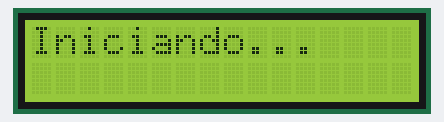
The sketch below on a simulated ESP32. Shown: 16×2 character LCD. WiFi joins after 1.5 s; servers stay silent unless stated; uploads are accepted with an empty reply; the camera gives no picture; what the sketch prints to the serial monitor is not drawn.

Above: at 0.1 s.
At 2.2 s:
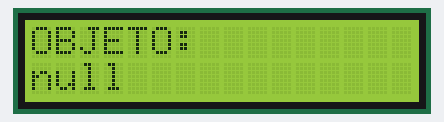

The sketch:

CameraWebServer.ino
```cpp
// Biblioteca da câmera ESP32-CAM
#include "esp_camera.h"
// Biblioteca Wi‑Fi
#include <WiFi.h>
// Biblioteca para requisições HTTP
#include <HTTPClient.h>
// Biblioteca para trabalhar com JSON
#include <ArduinoJson.h>
// Biblioteca do display LCD I2C
#include <LiquidCrystal_I2C.h>
// Comunicação I2C
#include <Wire.h>


// LCD ligado:
// SDA -> IO14
// SCL -> IO15
// (na simulação usei D14 e D15)


// ======================
// CONFIGURAÇÃO DO WIFI
// ======================
const char* ssid = "INTERNET QUARTO 2G";
const char* password = "252423@@";


// ======================
// IP DO SERVIDOR PYTHON
// ======================
// Endereço do notebook rodando Flask + YOLO
String servidor = "http://192.168.1.33:5000/detectar";


// ======================
// CONFIGURAÇÃO LCD
// ======================
// Endereço I2C 0x27
// Display 16 colunas e 2 linhas
LiquidCrystal_I2C lcd(0x27, 16, 2);


// ======================
// MODELO DA CAMERA
// ======================
#define CAMERA_MODEL_AI_THINKER
#include "camera_pins.h"


// ===================================================
// SETUP → executa apenas uma vez ao ligar o ESP32
// ===================================================
void setup() {

  // Inicia monitor serial
  Serial.begin(115200);


  // ======================
  // CONFIGURAÇÃO DO LCD
  // ======================
  Wire.begin(14, 15); // SDA = 14 e SCL = 15

  lcd.init();         // inicia LCD
  lcd.backlight();    // liga luz do LCD

  lcd.setCursor(0, 0);
  lcd.print("Iniciando...");


  // ======================
  // CONEXÃO WIFI
  // ======================
  WiFi.begin(ssid, password);

  Serial.print("Conectando WiFi");

  int tentativas = 0;


  // tenta conectar no Wi‑Fi
  while (WiFi.status() != WL_CONNECTED && tentativas < 30) {
    delay(500);
    Serial.print(".");
    tentativas++;
  }


  // ======================
  // WIFI CONECTADO
  // ======================
  if (WiFi.status() == WL_CONNECTED) {

    Serial.println("");
    Serial.println("WiFi conectado!");

    Serial.print("IP: ");
    Serial.println(WiFi.localIP());

    lcd.clear();
    lcd.print("WiFi OK");

  } else {

    // caso falhe conexão
    Serial.println("");
    Serial.println("Falha no WiFi");

    lcd.clear();
    lcd.print("Falha WiFi");

    return;
  }


  // ======================
  // CONFIGURAÇÃO DA CAMERA
  // ======================
  camera_config_t config;

  // canal do clock da câmera
  config.ledc_channel = LEDC_CHANNEL_0;
  config.ledc_timer = LEDC_TIMER_0;

  // pinos da câmera
  config.pin_d0 = Y2_GPIO_NUM;
  config.pin_d1 = Y3_GPIO_NUM;
  config.pin_d2 = Y4_GPIO_NUM;
  config.pin_d3 = Y5_GPIO_NUM;
  config.pin_d4 = Y6_GPIO_NUM;
  config.pin_d5 = Y7_GPIO_NUM;
  config.pin_d6 = Y8_GPIO_NUM;
  config.pin_d7 = Y9_GPIO_NUM;

  config.pin_xclk = XCLK_GPIO_NUM;
  config.pin_pclk = PCLK_GPIO_NUM;
  config.pin_vsync = VSYNC_GPIO_NUM;
  config.pin_href = HREF_GPIO_NUM;

  config.pin_sccb_sda = SIOD_GPIO_NUM;
  config.pin_sccb_scl = SIOC_GPIO_NUM;

  config.pin_pwdn = PWDN_GPIO_NUM;
  config.pin_reset = RESET_GPIO_NUM;

  // frequência do clock
  config.xclk_freq_hz = 20000000;

  // formato da imagem JPEG
  config.pixel_format = PIXFORMAT_JPEG;


  // resolução da câmera
  config.frame_size = FRAMESIZE_SVGA;

  // qualidade JPEG
  // menor número = melhor qualidade
  config.jpeg_quality = 8;

  // quantidade de buffers
  config.fb_count = 1;


  // inicia câmera
  esp_err_t err = esp_camera_init(&config);


  // verifica erro
  if (err != ESP_OK) {

    Serial.println("Erro camera");

    lcd.clear();
    lcd.print("Erro Camera");

    return;
  }


  // câmera funcionando
  lcd.clear();
  lcd.print("Camera OK");

  Serial.println("Camera OK");
}


// ===================================================
// LOOP → executa infinitamente
// ===================================================
void loop() {


  // ======================
  // VERIFICA WIFI
  // ======================
  if (WiFi.status() != WL_CONNECTED) {

    Serial.println("WiFi caiu!");

    delay(2000);
    return;
  }


  // ======================
  // CAPTURA FOTO
  // ======================
  camera_fb_t *fb = esp_camera_fb_get();

  if (!fb) {

    Serial.println("Erro camera");
    return;
  }


  // ======================
  // ENVIA FOTO PARA IA
  // ======================
  HTTPClient http;

  // conecta ao servidor Flask
  http.begin(servidor);

  // define tipo de conteúdo
  http.addHeader("Content-Type", "image/jpeg");


  // envia imagem JPEG via POST
  int httpResponseCode =
      http.POST(fb->buf, fb->len);


  // mostra código HTTP
  Serial.print("HTTP: ");
  Serial.println(httpResponseCode);


  // ======================
  // RESPOSTA DO SERVIDOR
  // ======================
  if (httpResponseCode > 0) {

    // pega resposta do Flask
    String resposta = http.getString();

    Serial.println(resposta);


    // cria JSON
    DynamicJsonDocument doc(256);

    deserializeJson(doc, resposta);


    // pega nome do objeto
    String objeto = doc["objeto"];


    // ======================
    // MOSTRA NO LCD
    // ======================
    lcd.clear();

    lcd.setCursor(0, 0);
    lcd.print("OBJETO:");

    lcd.setCursor(0, 1);
    lcd.print(objeto);

  } else {

    // erro ao conectar
    Serial.println("Erro servidor");
  }


  // encerra HTTP
  http.end();

  // libera memória da câmera
  esp_camera_fb_return(fb);


  // espera 5 segundos
  delay(5000);
}
```

camera_pins.h
```cpp
#if defined(CAMERA_MODEL_WROVER_KIT)
#define PWDN_GPIO_NUM  -1
#define RESET_GPIO_NUM -1
#define XCLK_GPIO_NUM  21
#define SIOD_GPIO_NUM  26
#define SIOC_GPIO_NUM  27

#define Y9_GPIO_NUM    35
#define Y8_GPIO_NUM    34
#define Y7_GPIO_NUM    39
#define Y6_GPIO_NUM    36
#define Y5_GPIO_NUM    19
#define Y4_GPIO_NUM    18
#define Y3_GPIO_NUM    5
#define Y2_GPIO_NUM    4
#define VSYNC_GPIO_NUM 25
#define HREF_GPIO_NUM  23
#define PCLK_GPIO_NUM  22

#elif defined(CAMERA_MODEL_ESP_EYE)
#define PWDN_GPIO_NUM  -1
#define RESET_GPIO_NUM -1
#define XCLK_GPIO_NUM  4
#define SIOD_GPIO_NUM  18
#define SIOC_GPIO_NUM  23

#define Y9_GPIO_NUM    36
#define Y8_GPIO_NUM    37
#define Y7_GPIO_NUM    38
#define Y6_GPIO_NUM    39
#define Y5_GPIO_NUM    35
#define Y4_GPIO_NUM    14
#define Y3_GPIO_NUM    13
#define Y2_GPIO_NUM    34
#define VSYNC_GPIO_NUM 5
#define HREF_GPIO_NUM  27
#define PCLK_GPIO_NUM  25

#define LED_GPIO_NUM 22

#elif defined(CAMERA_MODEL_M5STACK_PSRAM)
#define PWDN_GPIO_NUM  -1
#define RESET_GPIO_NUM 15
#define XCLK_GPIO_NUM  27
#define SIOD_GPIO_NUM  25
#define SIOC_GPIO_NUM  23

#define Y9_GPIO_NUM    19
#define Y8_GPIO_NUM    36
#define Y7_GPIO_NUM    18
#define Y6_GPIO_NUM    39
#define Y5_GPIO_NUM    5
#define Y4_GPIO_NUM    34
#define Y3_GPIO_NUM    35
#define Y2_GPIO_NUM    32
#define VSYNC_GPIO_NUM 22
#define HREF_GPIO_NUM  26
#define PCLK_GPIO_NUM  21

#elif defined(CAMERA_MODEL_M5STACK_V2_PSRAM)
#define PWDN_GPIO_NUM  -1
#define RESET_GPIO_NUM 15
#define XCLK_GPIO_NUM  27
#define SIOD_GPIO_NUM  22
#define SIOC_GPIO_NUM  23

#define Y9_GPIO_NUM    19
#define Y8_GPIO_NUM    36
#define Y7_GPIO_NUM    18
#define Y6_GPIO_NUM    39
#define Y5_GPIO_NUM    5
#define Y4_GPIO_NUM    34
#define Y3_GPIO_NUM    35
#define Y2_GPIO_NUM    32
#define VSYNC_GPIO_NUM 25
#define HREF_GPIO_NUM  26
#define PCLK_GPIO_NUM  21

#elif defined(CAMERA_MODEL_M5STACK_WIDE)
#define PWDN_GPIO_NUM  -1
#define RESET_GPIO_NUM 15
#define XCLK_GPIO_NUM  27
#define SIOD_GPIO_NUM  22
#define SIOC_GPIO_NUM  23

#define Y9_GPIO_NUM    19
#define Y8_GPIO_NUM    36
#define Y7_GPIO_NUM    18
#define Y6_GPIO_NUM    39
#define Y5_GPIO_NUM    5
#define Y4_GPIO_NUM    34
#define Y3_GPIO_NUM    35
#define Y2_GPIO_NUM    32
#define VSYNC_GPIO_NUM 25
#define HREF_GPIO_NUM  26
#define PCLK_GPIO_NUM  21

#define LED_GPIO_NUM 2

#elif defined(CAMERA_MODEL_M5STACK_ESP32CAM)
#define PWDN_GPIO_NUM  -1
#define RESET_GPIO_NUM 15
#define XCLK_GPIO_NUM  27
#define SIOD_GPIO_NUM  25
#define SIOC_GPIO_NUM  23

#define Y9_GPIO_NUM    19
#define Y8_GPIO_NUM    36
#define Y7_GPIO_NUM    18
#define Y6_GPIO_NUM    39
#define Y5_GPIO_NUM    5
#define Y4_GPIO_NUM    34
#define Y3_GPIO_NUM    35
#define Y2_GPIO_NUM    17
#define VSYNC_GPIO_NUM 22
#define HREF_GPIO_NUM  26
#define PCLK_GPIO_NUM  21

#elif defined(CAMERA_MODEL_M5STACK_UNITCAM)
#define PWDN_GPIO_NUM  -1
#define RESET_GPIO_NUM 15
#define XCLK_GPIO_NUM  27
#define SIOD_GPIO_NUM  25
#define SIOC_GPIO_NUM  23

#define Y9_GPIO_NUM    19
#define Y8_GPIO_NUM    36
#define Y7_GPIO_NUM    18
#define Y6_GPIO_NUM    39
#define Y5_GPIO_NUM    5
#define Y4_GPIO_NUM    34
#define Y3_GPIO_NUM    35
#define Y2_GPIO_NUM    32
#define VSYNC_GPIO_NUM 22
#define HREF_GPIO_NUM  26
#define PCLK_GPIO_NUM  21

#elif defined(CAMERA_MODEL_M5STACK_CAMS3_UNIT)
#define PWDN_GPIO_NUM  -1
#define RESET_GPIO_NUM 21
#define XCLK_GPIO_NUM  11
#define SIOD_GPIO_NUM  17
#define SIOC_GPIO_NUM  41

#define Y9_GPIO_NUM    13
#define Y8_GPIO_NUM    4
#define Y7_GPIO_NUM    10
#define Y6_GPIO_NUM    5
#define Y5_GPIO_NUM    7
#define Y4_GPIO_NUM    16
#define Y3_GPIO_NUM    15
#define Y2_GPIO_NUM    6
#define VSYNC_GPIO_NUM 42
#define HREF_GPIO_NUM  18
#define PCLK_GPIO_NUM  12

#define LED_GPIO_NUM 14

#elif defined(CAMERA_MODEL_AI_THINKER)
#define PWDN_GPIO_NUM  32
#define RESET_GPIO_NUM -1
#define XCLK_GPIO_NUM  0
#define SIOD_GPIO_NUM  26
#define SIOC_GPIO_NUM  27

#define Y9_GPIO_NUM    35
#define Y8_GPIO_NUM    34
#define Y7_GPIO_NUM    39
#define Y6_GPIO_NUM    36
#define Y5_GPIO_NUM    21
#define Y4_GPIO_NUM    19
#define Y3_GPIO_NUM    18
#define Y2_GPIO_NUM    5
#define VSYNC_GPIO_NUM 25
#define HREF_GPIO_NUM  23
#define PCLK_GPIO_NUM  22

// 4 for flash led or 33 for normal led
#define LED_GPIO_NUM   4

#elif defined(CAMERA_MODEL_TTGO_T_JOURNAL)
#define PWDN_GPIO_NUM  0
#define RESET_GPIO_NUM 15
#define XCLK_GPIO_NUM  27
#define SIOD_GPIO_NUM  25
#define SIOC_GPIO_NUM  23

#define Y9_GPIO_NUM    19
#define Y8_GPIO_NUM    36
#define Y7_GPIO_NUM    18
#define Y6_GPIO_NUM    39
#define Y5_GPIO_NUM    5
#define Y4_GPIO_NUM    34
#define Y3_GPIO_NUM    35
#define Y2_GPIO_NUM    17
#define VSYNC_GPIO_NUM 22
#define HREF_GPIO_NUM  26
#define PCLK_GPIO_NUM  21

#elif defined(CAMERA_MODEL_XIAO_ESP32S3)
#define PWDN_GPIO_NUM  -1
#define RESET_GPIO_NUM -1
#define XCLK_GPIO_NUM  10
#define SIOD_GPIO_NUM  40
#define SIOC_GPIO_NUM  39

#define Y9_GPIO_NUM    48
#define Y8_GPIO_NUM    11
#define Y7_GPIO_NUM    12
#define Y6_GPIO_NUM    14
#define Y5_GPIO_NUM    16
#define Y4_GPIO_NUM    18
#define Y3_GPIO_NUM    17
#define Y2_GPIO_NUM    15
#define VSYNC_GPIO_NUM 38
#define HREF_GPIO_NUM  47
#define PCLK_GPIO_NUM  13

#elif defined(CAMERA_MODEL_ESP32_CAM_BOARD)
// The 18 pin header on the board has Y5 and Y3 swapped
#define USE_BOARD_HEADER 0
#define PWDN_GPIO_NUM    32
#define RESET_GPIO_NUM   33
#define XCLK_GPIO_NUM    4
#define SIOD_GPIO_NUM    18
#define SIOC_GPIO_NUM    23

#define Y9_GPIO_NUM 36
#define Y8_GPIO_NUM 19
#define Y7_GPIO_NUM 21
#define Y6_GPIO_NUM 39
#if USE_BOARD_HEADER
#define Y5_GPIO_NUM 13
#else
#define Y5_GPIO_NUM 35
#endif
#define Y4_GPIO_NUM 14
#if USE_BOARD_HEADER
#define Y3_GPIO_NUM 35
#else
#define Y3_GPIO_NUM 13
#endif
#define Y2_GPIO_NUM    34
#define VSYNC_GPIO_NUM 5
#define HREF_GPIO_NUM  27
#define PCLK_GPIO_NUM  25

#elif defined(CAMERA_MODEL_ESP32S3_CAM_LCD)
#define PWDN_GPIO_NUM  -1
#define RESET_GPIO_NUM -1
#define XCLK_GPIO_NUM  40
#define SIOD_GPIO_NUM  17
#define SIOC_GPIO_NUM  18

#define Y9_GPIO_NUM    39
#define Y8_GPIO_NUM    41
#define Y7_GPIO_NUM    42
#define Y6_GPIO_NUM    12
#define Y5_GPIO_NUM    3
#define Y4_GPIO_NUM    14
#define Y3_GPIO_NUM    47
#define Y2_GPIO_NUM    13
#define VSYNC_GPIO_NUM 21
#define HREF_GPIO_NUM  38
#define PCLK_GPIO_NUM  11

#elif defined(CAMERA_MODEL_ESP32S2_CAM_BOARD)
// The 18 pin header on the board has Y5 and Y3 swapped
#define USE_BOARD_HEADER 0
#define PWDN_GPIO_NUM    1
#define RESET_GPIO_NUM   2
#define XCLK_GPIO_NUM    42
#define SIOD_GPIO_NUM    41
#define SIOC_GPIO_NUM    18

#define Y9_GPIO_NUM 16
#define Y8_GPIO_NUM 39
#define Y7_GPIO_NUM 40
#define Y6_GPIO_NUM 15
#if USE_BOARD_HEADER
#define Y5_GPIO_NUM 12
#else
#define Y5_GPIO_NUM 13
#endif
#define Y4_GPIO_NUM 5
#if USE_BOARD_HEADER
#define Y3_GPIO_NUM 13
#else
#define Y3_GPIO_NUM 12
#endif
#define Y2_GPIO_NUM    14
#define VSYNC_GPIO_NUM 38
#define HREF_GPIO_NUM  4
#define PCLK_GPIO_NUM  3

#elif defined(CAMERA_MODEL_ESP32S3_EYE)
#define PWDN_GPIO_NUM  -1
#define RESET_GPIO_NUM -1
#define XCLK_GPIO_NUM  15
#define SIOD_GPIO_NUM  4
#define SIOC_GPIO_NUM  5

#define Y2_GPIO_NUM 11
#define Y3_GPIO_NUM 9
#define Y4_GPIO_NUM 8
#define Y5_GPIO_NUM 10
#define Y6_GPIO_NUM 12
#define Y7_GPIO_NUM 18
#define Y8_GPIO_NUM 17
#define Y9_GPIO_NUM 16

#define VSYNC_GPIO_NUM 6
#define HREF_GPIO_NUM  7
#define PCLK_GPIO_NUM  13

#elif defined(CAMERA_MODEL_DFRobot_FireBeetle2_ESP32S3) || defined(CAMERA_MODEL_DFRobot_Romeo_ESP32S3)
#define PWDN_GPIO_NUM  -1
#define RESET_GPIO_NUM -1
#define XCLK_GPIO_NUM  45
#define SIOD_GPIO_NUM  1
#define SIOC_GPIO_NUM  2

#define Y9_GPIO_NUM    48
#define Y8_GPIO_NUM    46
#define Y7_GPIO_NUM    8
#define Y6_GPIO_NUM    7
#define Y5_GPIO_NUM    4
#define Y4_GPIO_NUM    41
#define Y3_GPIO_NUM    40
#define Y2_GPIO_NUM    39
#define VSYNC_GPIO_NUM 6
#define HREF_GPIO_NUM  42
#define PCLK_GPIO_NUM  5

#else
#error "Camera model not selected"
#endif
```
